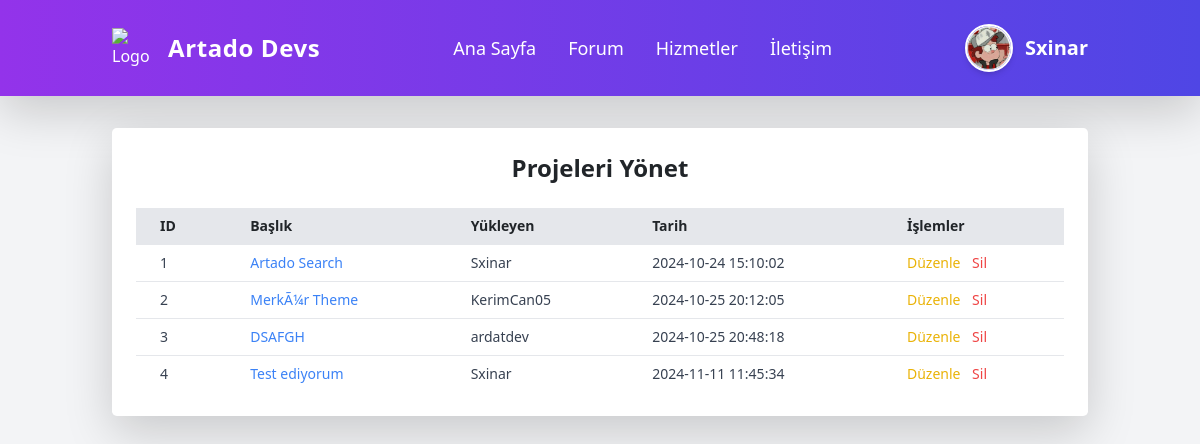
The app's page /admin/projects.php (signed in) with its own data.
### tables this page shows
CREATE TABLE `users` (
  `id` int(11) NOT NULL,
  `username` varchar(255) NOT NULL,
  `email` varchar(255) NOT NULL,
  `password` varchar(255) NOT NULL,
  `profile_photo` varchar(255) DEFAULT NULL,
  `two_factor_enabled` tinyint(1) DEFAULT 0,
  `two_factor_secret` varchar(255) DEFAULT NULL,
  `role` enum('user','admin') DEFAULT 'user'
);

CREATE TABLE `projects` (
  `id` int(11) NOT NULL,
  `user_id` int(11) DEFAULT NULL,
  `title` varchar(255) NOT NULL,
  `description` text DEFAULT NULL,
  `version` varchar(255) DEFAULT NULL,
  `features` text DEFAULT NULL,
  `file_path` varchar(255) DEFAULT NULL,
  `created_at` timestamp NOT NULL DEFAULT current_timestamp(),
  `updated_at` timestamp NOT NULL DEFAULT current_timestamp() ON UPDATE current_timestamp(),
  `project_link` text NOT NULL,
  `upload_date` datetime DEFAULT current_timestamp()
);

### admin/projects.php (the view, shortened to what this page needs)
<?php
require_once '../includes/auth.php';
$stmt = $db->query("SELECT p.*, u.username FROM projects p JOIN users u ON p.user_id = u.id");
$projects = $stmt->fetchAll(PDO::FETCH_ASSOC);
?>
<!DOCTYPE html>
<html lang="tr">
<head>
  <link href="https://cdn.jsdelivr.net/npm/bootstrap@4.5.2/dist/css/bootstrap.min.css" rel="stylesheet">
  <link href="https://cdn.jsdelivr.net/npm/tailwindcss@2.2.19/dist/tailwind.min.css" rel="stylesheet">
</head>
<body class="bg-gray-100">
<?php require_once 'header.php'; ?>
  <main class="py-8">
    <div class="container mx-auto px-4">
      <section class="bg-white p-6 rounded-lg shadow-lg">
        <h2 class="text-2xl font-semibold text-center mb-6">Projeleri Yönet</h2>
        <table class="min-w-full table-auto text-sm">
          <thead class="bg-gray-200">
            <tr>
              <th class="px-4 py-2 text-left">ID</th>
              <th class="px-4 py-2 text-left">Başlık</th>
              <th class="px-4 py-2 text-left">Yükleyen</th>
              <th class="px-4 py-2 text-left">Tarih</th>
              <th class="px-4 py-2 text-left">İşlemler</th>
            </tr>
          </thead>
          <tbody class="text-gray-700">
            <?php foreach ($projects as $project): ?>
              <tr class="border-t hover:bg-gray-50">
                <td class="px-4 py-2"><?php echo $project['id']; ?></td>
                <td class="px-4 py-2">
                  <a href="../project.php?id=<?php echo $project['id']; ?>" class="text-blue-500 hover:underline"><?php echo $project['title']; ?></a>
                </td>
                <td class="px-4 py-2"><?php echo $project['username']; ?></td>
                <td class="px-4 py-2"><?php echo $project['created_at']; ?></td>
                <td class="px-4 py-2">
                  <a href="edit_project.php?id=<?php echo $project['id']; ?>" class="text-yellow-500 hover:text-yellow-700 mr-2">Düzenle</a>
                  <a href="delete_project.php?id=<?php echo $project['id']; ?>"  class="text-red-500 hover:text-red-700" onclick="confirmDeletion(event, this.href)">Sil</a>
                </td>
              </tr>
            <?php endforeach; ?>
          </tbody>
        </table>
      </section>
    </div>
  </main>
</body>
</html>

### admin/header.php (shortened to what this page needs)
<!DOCTYPE html>
<html lang="tr">
<head>
    <script src="https://cdn.tailwindcss.com"></script>
</head>
<body class="bg-gray-100">
<?php
require_once '../includes/auth.php';
$user_id = $_SESSION['user_id'] ?? null;
$default_profile_photo = 'https://artado.xyz/assest/img/artado-yeni.png';
if ($user_id) {
    $stmt = $db->prepare("SELECT * FROM users WHERE id = :user_id");
    $stmt->bindParam(':user_id', $user_id);
    $stmt->execute();
    $user = $stmt->fetch(PDO::FETCH_ASSOC);
    $profile_photo = $user['profile_photo'] ? $user['profile_photo'] : $default_profile_photo;
} else {
    $profile_photo = $default_profile_photo;
}
?>
<header class="bg-gradient-to-r from-purple-600 to-indigo-600 text-white shadow-lg">
    <div class="container mx-auto px-6 py-4 flex justify-between items-center">
        <div class="flex items-center space-x-4">
            <img src="https://web.archive.org/web/20240210174256im_/https://devs.artado.xyz/images/logo.png" alt="Logo" class="w-10 h-10">
            <span class="text-2xl font-bold tracking-wide">Artado Devs</span>
        </div>
        <nav class="hidden md:flex space-x-8 text-lg font-medium">
            <a href="./" class="hover:text-purple-300 transition-colors">Ana Sayfa</a>
            <a href="https://forum.artado.xyz" class="hover:text-purple-300 transition-colors">Forum</a>
            <a href="https://artado.xyz" class="hover:text-purple-300 transition-colors">Hizmetler</a>
            <a href="mailto:arda@artadosearch.com" class="hover:text-purple-300 transition-colors">İletişim</a>
        </nav>
        <div class="flex items-center space-x-4">
            <div class="hidden md:flex items-center space-x-3 relative">
                <img src="<?php echo $profile_photo; ?>" alt="Profil Fotoğrafı" class="w-12 h-12 rounded-full border-2 border-white shadow-md cursor-pointer" id="profile-photo">
                <span class="text-xl font-semibold cursor-pointer" id="username"><?php echo $user['username']; ?></span>
            </div>
        </div>
    </div>
</header>
</body>
</html>

### records on screen
users: profile_photo (picture), username "Sxinar"
projects: id "1", title "Artado Search", user.username "Sxinar", created_at "2024-10-24 15:10:02"
projects: id "2", title "MerkÃ¼r Theme", user.username "KerimCan05", created_at "2024-10-25 20:12:05"
projects: id "3", title "DSAFGH", user.username "ardatdev", created_at "2024-10-25 20:48:18"
projects: id "4", title "Test ediyorum", user.username "Sxinar", created_at "2024-11-11 11:45:34"
